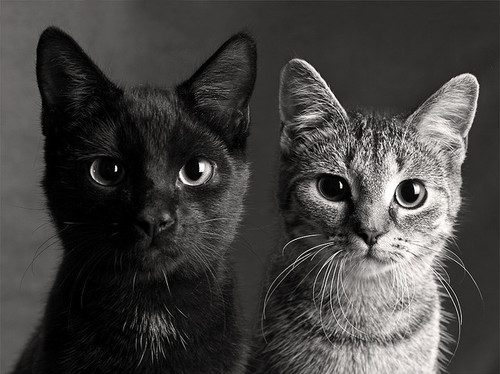
#> input picture cats.jpg, 500 x 374 px
$ python log_transform.py
#> lines starting #> are read from the running program, lines starting #| are printed output that depends on the picture
# -*- coding: utf-8 -*-
"""
Created on Sat Mar 19 18:37:21 2022
@author: Anil 076MSICE003

"""

import numpy as np
from PIL import Image
import matplotlib.pyplot as plt
import math

#creating a function to negate the image

def log_transform(image,constant):
    image = image.resize((400,400), Image.LANCZOS)
    #converting to numpy array
    numpy_image = np.array(image)

    r = numpy_image.shape[0]
    c = numpy_image.shape[1]

    temp = np.zeros(shape=(r,c))

    for i in range(r):
        for j in range(c):
            temp[i][j] = constant * math.log(numpy_image[i][j]+1)

    log_t = Image.fromarray(temp)

    return log_t


# reading image and converting to gray scale
loaded_img = Image.open('cats.jpg').convert('L')
image = loaded_img.resize((400,400), Image.LANCZOS)
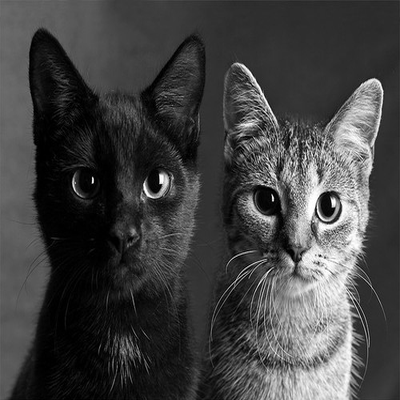
#> image: PIL image 400x400 L; min 0, max 255, mean 66.1
log_img = log_transform(loaded_img,75)
#> after the loop in log_transform, `for i in range(r):`:
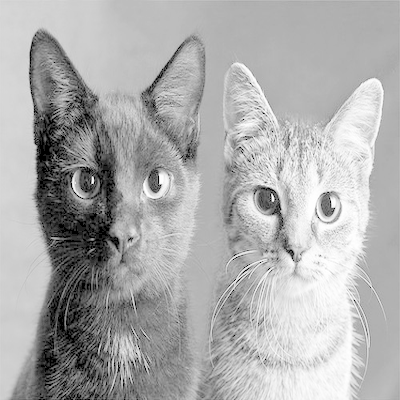
#> temp: shape (400, 400) float64; min 0, max 415.9, mean 282.1; drawn with min black and max white

"""
Log transformation
The log transformations can be defined by this formula
s = clog(r + 1).
Where s and r are the pixel values of the output and the input image and c is a constant. The value 1 is added to each of the pixel value of the input image because if there is a pixel intensity of 0 in the image,
then log (0) is equal to infinity. So 1 is added, to make the minimum value at
least 1.During log transformation, the dark pixels in an image are expanded as compare
to the higher pixel values. The higher pixel values are kind of compressed in log transformation. This result in following image enhancement.
The value of c in the log transform adjust the kind of enhancement you are looking for.
"""
#displaying the images
fig = plt.figure(figsize = (7,7))

fig.add_subplot(1,2,1)
plt.imshow(image, cmap = 'gray')
plt.title('Original image')

fig.add_subplot(1,2,2)
plt.imshow(log_img, cmap='gray')
plt.title('Log Transformed image with c = 75')
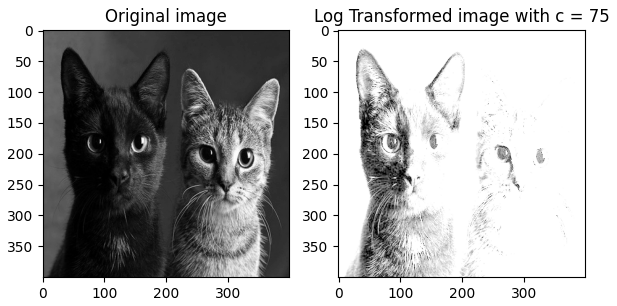
#> figure drawn by matplotlib, 2 panels

$ run again, with girl.jpg copied over cats.jpg
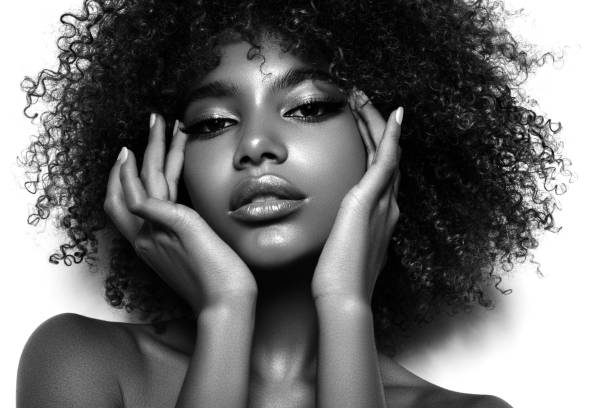
#> input picture girl.jpg, 612 x 408 px
#> loaded_img is the input picture: PIL image 612x408 L; min 0, max 255, mean 115.1
#> after the loop in log_transform, `for i in range(r):`:
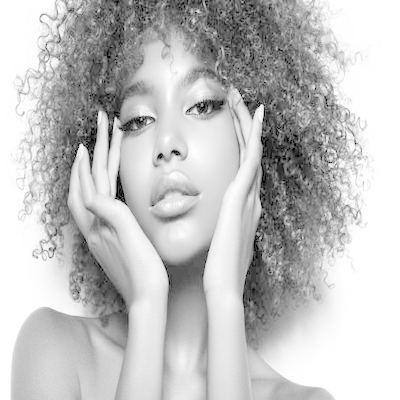
#> temp: shape (400, 400) float64; min 0, max 415.9, mean 316; drawn with min black and max white
#> `plt.title('Log Transformed image with c = 75')`:
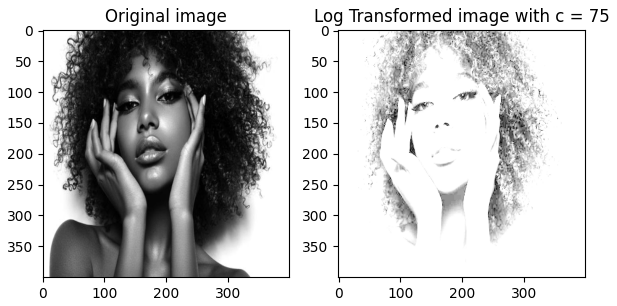
#> figure drawn by matplotlib, 2 panels

$ run again, with lion.jpg copied over cats.jpg
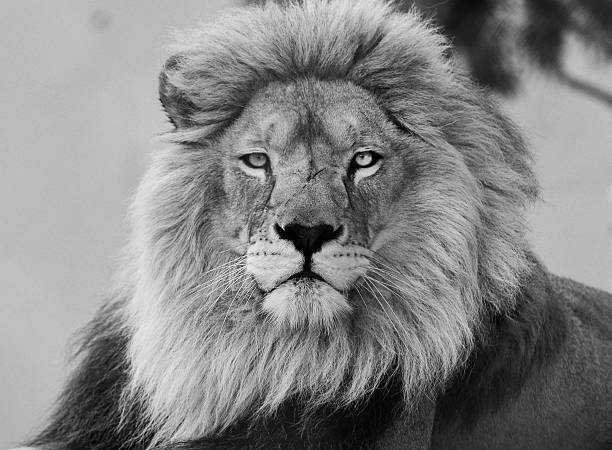
#> input picture lion.jpg, 612 x 450 px
#> loaded_img is the input picture: PIL image 612x450 L; min 0, max 255, mean 133.1
#> after the loop in log_transform, `for i in range(r):`:
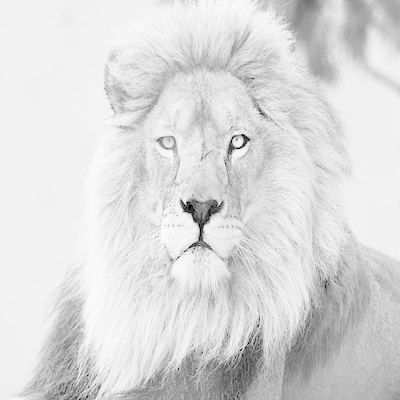
#> temp: shape (400, 400) float64; min 0, max 413.2, mean 356.1; drawn with min black and max white
#> `plt.title('Log Transformed image with c = 75')`:
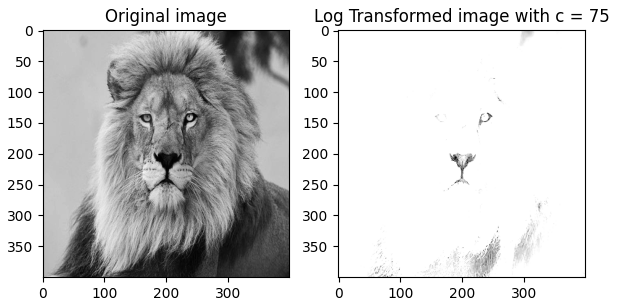
#> figure drawn by matplotlib, 2 panels
